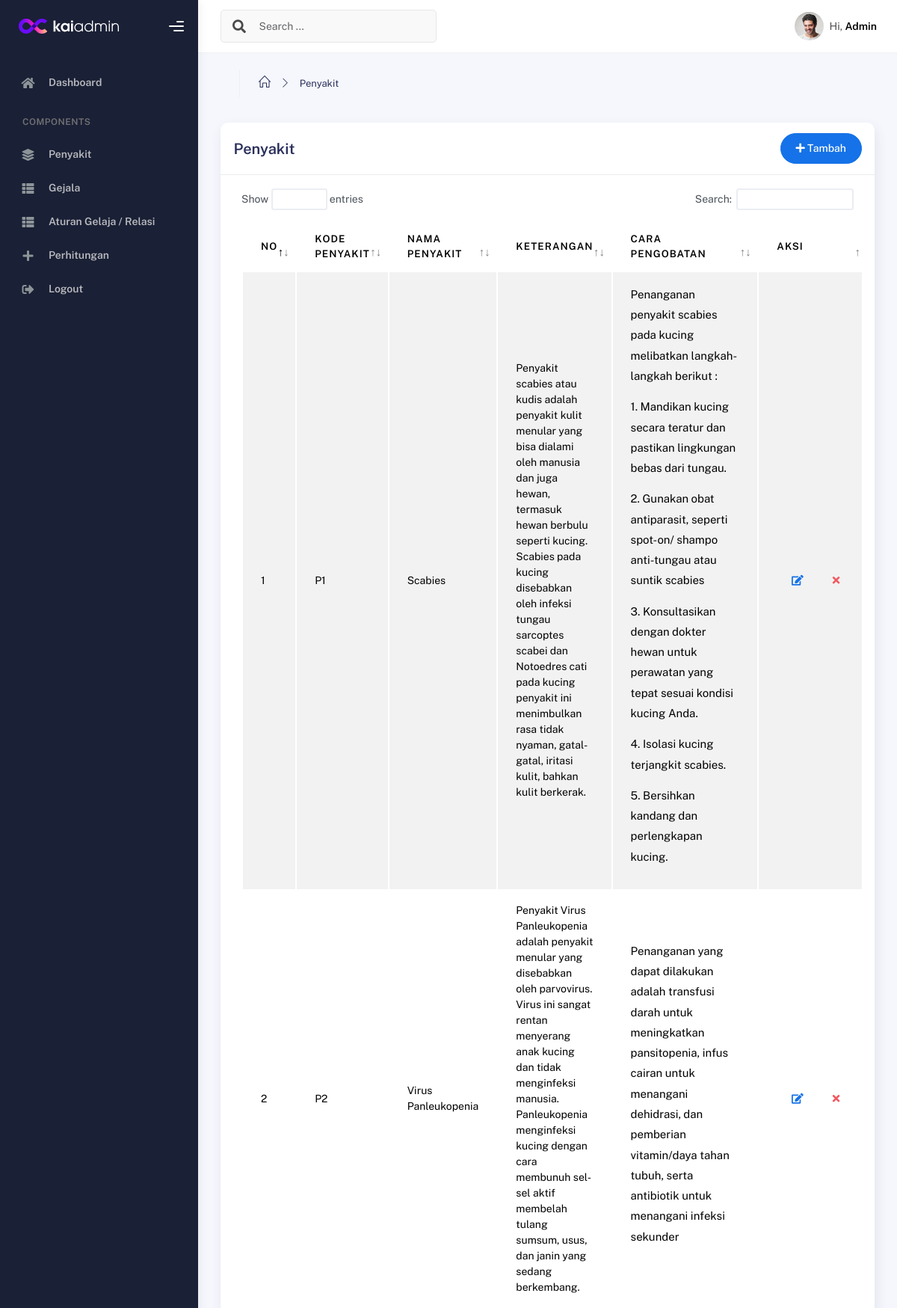
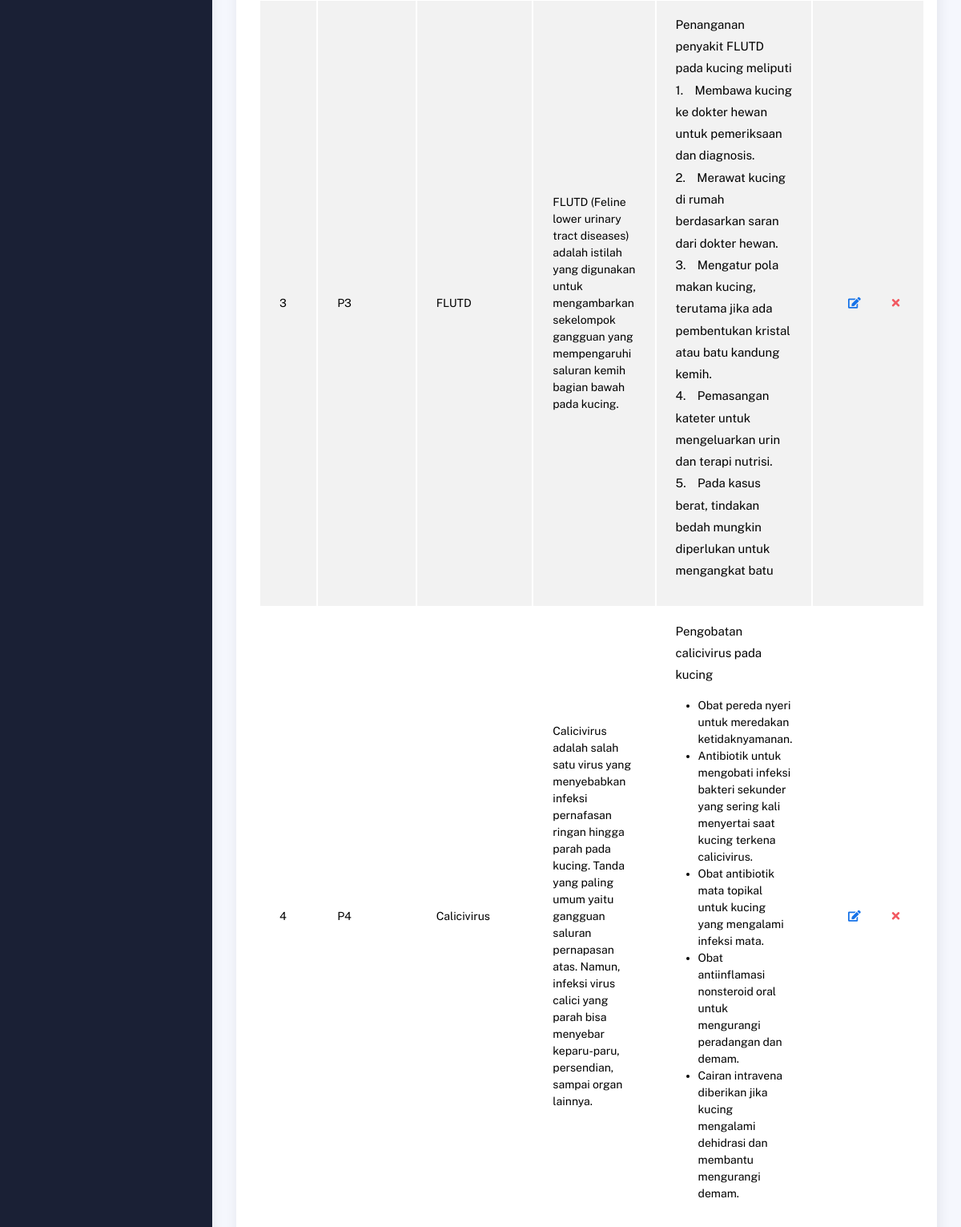
Screenshot of /backend/penyakit/index.php (upper part) with the database file from the repository (2 pictures, top to bottom).
### tables this page shows
CREATE TABLE `tbl_penyakit` (
  `kode_penyakit` varchar(11) NOT NULL,
  `nama_penyakit` varchar(100) DEFAULT NULL,
  `keterangan` text NOT NULL,
  `pencegahan` text NOT NULL,
  `kode_gejala` json NOT NULL
);

### backend/penyakit/index.php (the view, shortened to what this page needs)
<?php
  include '../components/header.php';
?>
  <body>
    <div class="wrapper">
      <?php
        include '../components/sidebar.php';
      ?>
      <div class="main-panel">
        <div class="main-header">
          <?php
            include '../components/navbar.php';
          ?>
        </div>
        <div class="container">
          <div class="page-inner">
            <div class="page-header">
              <ul class="breadcrumbs mb-3">
                <li class="nav-home">
                  <a href="#">
                    <i class="icon-home"></i>
                  </a>
                </li>
                <li class="separator">
                  <i class="icon-arrow-right"></i>
                </li>
                <li class="nav-item">
                  <a href="#">Penyakit</a>
                </li>
              </ul>
            </div>
            <div class="row">
              <div class="col-md-12">
                <div class="card">
                  <div class="card-header">
                    <div class="d-flex align-items-center">
                      <h4 class="card-title">Penyakit</h4>
                      <a
                        class="btn btn-primary btn-round ms-auto"
                        href="tambah.php"
                      >
                        <i class="fa fa-plus"></i>
                        Tambah
                      </a>
                    </div>
                  </div>
                  <div class="card-body">
                    <div class="table-responsive">
                      <table
                        id="add-row"
                        class="display table table-striped table-hover"
                      >
                        <thead>
                          <tr>
                            <th>NO</th>
                            <th>KODE PENYAKIT</th>
                            <th>NAMA PENYAKIT</th>
                            <th>KETERANGAN</th>
                            <th>CARA PENGOBATAN</th>
                            <th style="width: 10%">AKSI</th>
                          </tr>
                        </thead>
                        <tbody>
                        <?php
                          $query = mysqli_query($koneksi, "SELECT * FROM tbl_penyakit");
                          $no = 1;
                          while($data = mysqli_fetch_array($query)) {
                        ?>
                          <tr>
                            <td><?= $no++ ?></td>
                            <td><?= $data["kode_penyakit"]; ?></td>
                            <td><?= $data["nama_penyakit"]; ?></td>
                            <td><?= $data["keterangan"]; ?></td>
                            <td><?= $data["pencegahan"]; ?></td>
                            <td>
                              <div class="form-button-action">
                                <a
                                  href="edit.php?kode_penyakit=<?= $data['kode_penyakit']; ?>"
                                  class="btn btn-link btn-primary"
                                  data-original-title="Edit Task"
                                >
                                  <i class="fa fa-edit"></i>
                                </a>
                                <a
                                  href="hapus.php?kode_penyakit=<?= $data['kode_penyakit']; ?>"
                                  class="btn btn-link btn-danger"
                                  data-original-title="Remove"
                                >
                                  <i class="fa fa-times"></i>
                                </a>
                              </div>
                            </td>
                          </tr>
                        <?php
                          }
                        ?>
                        </tbody>
                      </table>
                    </div>
                  </div>
                </div>
              </div>
            </div>
          </div>
        </div>
      </div>
      <div class="custom-template">
        <div class="title">Settings</div>
        <div class="custom-content">
          <div class="switcher">
            <div class="switch-block">
              <h4>Logo Header</h4>
              <div class="btnSwitch">
                <button
                  type="button"
                  class="selected changeLogoHeaderColor"
                  data-color="dark"
                ></button>
                <button
                  type="button"
                  class="selected changeLogoHeaderColor"
                  data-color="blue"
                ></button>
                <br />
              </div>
            </div>
            <div class="switch-block">
              <h4>Navbar Header</h4>
              <div class="btnSwitch">
                <br />
                <button
                  type="button"
                  class="selected changeTopBarColor"
                  data-color="blue2"
                ></button>
              </div>
            </div>
            <div class="switch-block">
              <h4>Sidebar</h4>
              <div class="btnSwitch">
                <button
                  type="button"
                  class="selected changeSideBarColor"
                  data-color="white"
                ></button>
              </div>
            </div>
          </div>
        </div>
        <div class="custom-toggle">
        </div>
      </div>
    </div>
  </body>
</html>

### rows the page displays
tbl_penyakit: kode_penyakit "P1", nama_penyakit "Scabies", keterangan "Penyakit scabies atau kudis adalah penyakit kulit menular yang bisa dialami oleh manusia dan juga hewan, termasuk hewan berbulu seperti kucing. Scabies pada kucing disebabkan oleh infeksi tungau sarcoptes scabei dan Notoedres cati pada kucing penyakit ini menimbulkan rasa tidak nyaman, gatal-gatal, iritasi kulit, bahkan kulit berkerak.", pencegahan "Penanganan penyakit scabies pada kucing melibatkan langkah-langkah berikut : 1. Mandikan kucing secara teratur dan pastikan lingkungan bebas dari tungau. 2. Gunakan obat antiparasit, seperti spot-on/ shampo anti-tungau atau suntik scabies 3. Konsultasikan dengan dokter hewan untuk perawatan yang tepat sesuai kondisi kucing Anda. 4. Isolasi kucing terjangkit scabies. 5. Bersihkan kandang dan perlengkapan kucing."
tbl_penyakit: kode_penyakit "P2", nama_penyakit "Virus Panleukopenia", keterangan "Penyakit Virus Panleukopenia adalah penyakit menular yang disebabkan oleh parvovirus. Virus ini sangat rentan menyerang anak kucing dan tidak menginfeksi manusia. Panleukopenia menginfeksi kucing dengan cara membunuh sel-sel aktif membelah tulang sumsum, usus, dan janin yang sedang berkembang.", pencegahan "Penanganan yang dapat dilakukan adalah transfusi darah untuk meningkatkan pansitopenia, infus cairan untuk menangani dehidrasi, dan pemberian vitamin/daya tahan tubuh, serta antibiotik untuk menangani infeksi sekunder"
tbl_penyakit: kode_penyakit "P3", nama_penyakit "FLUTD", keterangan "FLUTD (Feline lower urinary tract diseases) adalah istilah yang digunakan untuk mengambarkan sekelompok gangguan yang mempengaruhi saluran kemih bagian bawah pada kucing.", pencegahan "Penanganan penyakit FLUTD pada kucing meliputi 1. Membawa kucing ke dokter hewan untuk pemeriksaan dan diagnosis. 2. Merawat kucing di rumah berdasarkan saran dari dokter hewan. 3. Mengatur pola makan kucing, terutama jika ada pembentukan kristal atau batu kandung kemih. 4. Pemasangan kateter untuk mengeluarkan urin dan terapi nutrisi. 5. Pada kasus berat, tindakan bedah mungkin diperlukan untuk mengangkat batu"
tbl_penyakit: kode_penyakit "P4", nama_penyakit "Calicivirus", keterangan "Calicivirus adalah salah satu virus yang menyebabkan infeksi pernafasan ringan hingga parah pada kucing. Tanda yang paling umum yaitu gangguan saluran pernapasan atas. Namun, infeksi virus calici yang parah bisa menyebar keparu-paru, persendian, sampai organ lainnya.", pencegahan "Pengobatan calicivirus pada kucing Obat pereda nyeri untuk meredakan ketidaknyamanan. Antibiotik untuk mengobati infeksi bakteri sekunder yang sering kali menyertai saat kucing terkena calicivirus. Obat antibiotik mata topikal untuk kucing yang mengalami infeksi mata. Obat antiinflamasi nonsteroid oral untuk mengurangi peradangan dan demam. Cairan intravena diberikan jika kucing mengalami dehidrasi dan membantu mengurangi demam."
